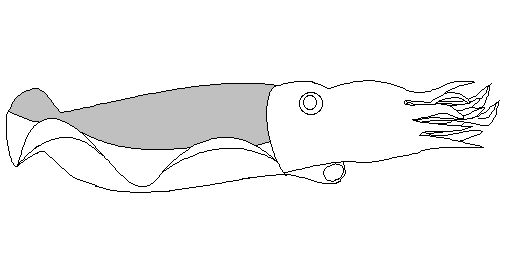
%> input picture cuttlefishCoded2.bmp, 516 x 266 px
$ octave --eval "result = animateSim('cuttlefishCoded.bmp');"   (GNU Octave 9; MATLAB toolbox functions it lacks are replaced by stand-ins)
%> lines starting %> are read from the running program, lines starting %| are printed output that depends on the picture; in (x1, y1, x2, y2) boxes, pixels count from 0 and x2, y2 are one past the last pixel; in counts of white or black regions, pixels touching at a corner belong together; the program's own positions count from 1
### importBNP.m
function img2=importBNP(filename)
%> called with filename = 'cuttlefishCoded2.bmp'

%%Import the image
[img,colormap]=imread(filename);
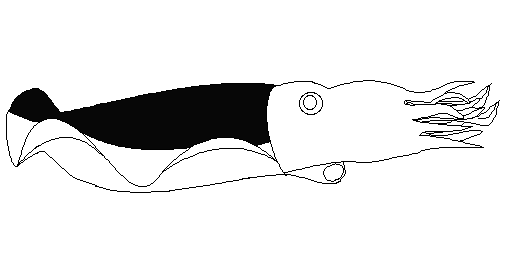
%> img: size 266x516 uint8; min 0, max 255, mean 229.9
%> colormap = 256 rows, first 12: [0 0 0; 0.502 0 0; 0 0.502 0; 0.502 0.502 0; 0 0 0.502; 0.502 0 0.502; 0 0.502 0.502; 0.753 0.753 0.753; 0.753 0.863 0.753; 0.651 0.792 0.941; 0.251 0.125 0; 0.376 0.125 0]

%Merge the colourmap
img2=zeros(size(img));

for i=1:size(colormap,1)
    img2(img == i-1) = mean(colormap(i,:).*255);
end

img2=uint8(img2);
%> img2: size 266x516 uint8

### loadData.m
function [data, obj]=loadData(name, ppS, tRange)

%Sort out pps
if nargin==1
    ppS = 10e10;
end

%Get all the data if a time range isn't specified.
if nargin==3
    rangeSpecified=true;
else
    rangeSpecified=false;
end

% save debug
%Load the Object
load([name, '.mat'])

%%%Time studd
%How often to take a line
takeLinePeriod=1/ppS;

%The time sum
takeLineSum=ppS+1;

%The previous time
prevTime = 0;


%%%Open file
%Open the file
id = fopen([name '.txt'], 'r');


%%%%Get the data
tLine = 1;
rawData=[];
%Loop through unwanted time
if rangeSpecified
    %To get inside the loop
    tLineNum = tRange(1)-1;

    %Cyclethrough
    while (tLine(1)~=-1) & (tLineNum(1) < tRange(1))
        %Get the next line
        tLine = fgetl(id);
        tLineNum=str2num(tLine);
    end

    %And add to raw data
    rawData=[rawData; tLineNum];
end


%Initialise for the while loop
count=0; countPeriod=0;
while tLine~=-1
    %Increase line count
    count=count+1;
    countPeriod=countPeriod+1;

    %Get the next line
    tLine = fgetl(id);

    %If we're not at the end
    if tLine~=-1
        tLineNum=str2num(tLine);

        %Add to tSum
        dT = tLineNum(1) - prevTime;
        takeLineSum = takeLineSum + dT;
        prevTime = tLineNum(1);


        %Get the data
        if (tLine~=-1) & ((takeLineSum>takeLinePeriod) | tLineNum(1)<=0)
            rawData = [rawData; tLineNum];

            %Reset sum
            takeLineSum=0;
        end

        %Print every 100
        if countPeriod==100
            clc; fprintf('Time Loaded: %.0fs\n',tLineNum(1))
            countPeriod=0;
        end

        %Break if necessary
        if rangeSpecified && (tLine(1)~=-1) && (tRange(2) <= tLineNum(1))
            break
        end
    end
end

%Close the file
fclose('all');

%Work out the number of elements
nCols = size(rawData,2);
nRows = size(rawData,1);

%Separate into a struct
start=1;

%Time;
output.t = rawData(:,start);
start=start+1;

%Displacement
output.disp = rawData(:, start:start+obj.nNodes-1);
start = start+obj.nNodes;

%Velocity
output.vel = rawData(:, start:start+obj.nNodes-1);
start = start+obj.nNodes;

%xi
output.xi = rawData(:, start:start+obj.nElem-1);
start = start+obj.nElem;

%V
output.V = rawData(:, start:start+obj.nElem-1);
start = start+obj.nElem;

%Global State
output.global = rawData(:, start:start+obj.nElec-1);


%%%%Make sur the Time field is monotonic increasing
for i=1:length(output.t)-1
    if output.t(i+1)-output.t(i)<=0
        output.t(i+1) = output.t(i)+1e-6;
    end
end


%%%Additonal data
clc;fprintf 'Calculating Additional Data...\n'

%Discrete global
output = getDiscrete(output);

%The strain sosurce

for i=1:nRows
    objTemp=setCurrCond(obj, rawData(i,1), rawData(i, 2:end-obj.nElec));
    [~,~,output.ss(i,:)] = objTemp.ss(objTemp);
end

%The stretch ratio
output.lambda = obj.preStretch + diff(output.disp, 1, 2)./obj.L;

data=output;


%%%%Get the discrete data
% [23 lines left out: function getDiscrete, not called in this run]

### animateSimCuttle.m
function M=animateSim(objOrName, data)

%%%Main Paramters
%The framerate
framerate = 20;

%The Speed
speed=10;

%Linewdith
linewidth=1000;

%The picture
img = importBNP('cuttlefishCoded2.bmp');
mask = uint8(img==192);
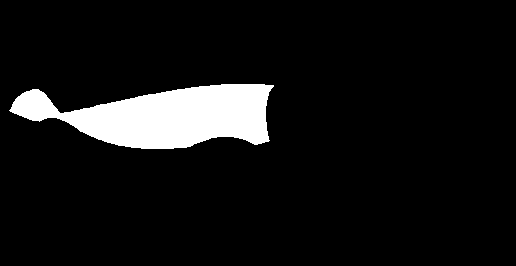
%> mask: size 266x516 uint8; values 0 (black) and 1 (white), 7.9% white; 1 white region, box (x1, y1, x2, y2) and area: (9, 84, 274, 149) 10878
notMask = ~mask;
mask(:,:,2) = mask(:,:,1);
mask(:,:,3) = mask(:,:,1);


%%%%Sort out arguments
%First argument
if ischar(objOrName)
    name = objOrName;
else
    obj = objOrName;
    name = obj.name;
end

%Second Argument
if nargin==1
    data = loadData(name);
%> the run ends on the next line
end


%%%%Main Routine
%Load the object
load(name)

%Generate animation data
data.framerate = framerate;
data.speed = speed;
aniData = genAnimationData(data, obj);

%Create figures
close all; hold on
stripesFigH=figure;
stripesAxH=axes;
set(stripesFigH, 'visible','off')
xlim(stripesAxH,[0, obj.theLength])
set(stripesAxH, 'LooseInset', [0,0,0,0]);
set(stripesFigH,'CurrentAxes',stripesAxH)

%Animation Loop
for i=1:length(aniData.t)
    cla(stripesAxH)

    if ~isempty(aniData.undef)
        %Plot the undefined nodes
        plot(stripesAxH,aniData.undefX(:,:,i), aniData.undefY(:,:,i), 'k','linewidth',linewidth);
    end

    if ~isempty(aniData.manu)
        %Plot the undefined nodes
        plot(stripesAxH,aniData.manuX(:,:,i), aniData.manuY(:,:,i), 'r','linewidth',linewidth);
    end

    if ~isempty(aniData.self)
        %Plot the undefined nodes
        plot(stripesAxH,aniData.selfX(:,:,i), aniData.selfY(:,:,i), 'b','linewidth',linewidth);
    end

    %The time
    title(stripesAxH, sprintf('Time: %.2f', aniData.t(i)) )
    set(stripesAxH,'XTick',[])
    set(stripesAxH,'YTick',[])

    %Get a frame
    theFrame = getframe(stripesFigH);
    rawFrame(i) = theFrame;

    %Mask it
    theFrame.cdata = imresize(theFrame.cdata, size(img)) .* mask;

    %Add the bits that aren't the mask
    theFrame.cdata(notMask) = img(notMask);

    M(i)=theFrame;
%     save debug

%     pause(1/framerate)
end
end


%Generate Data for animation
% [61 lines left out: function genAnimationData, not called in this run]
